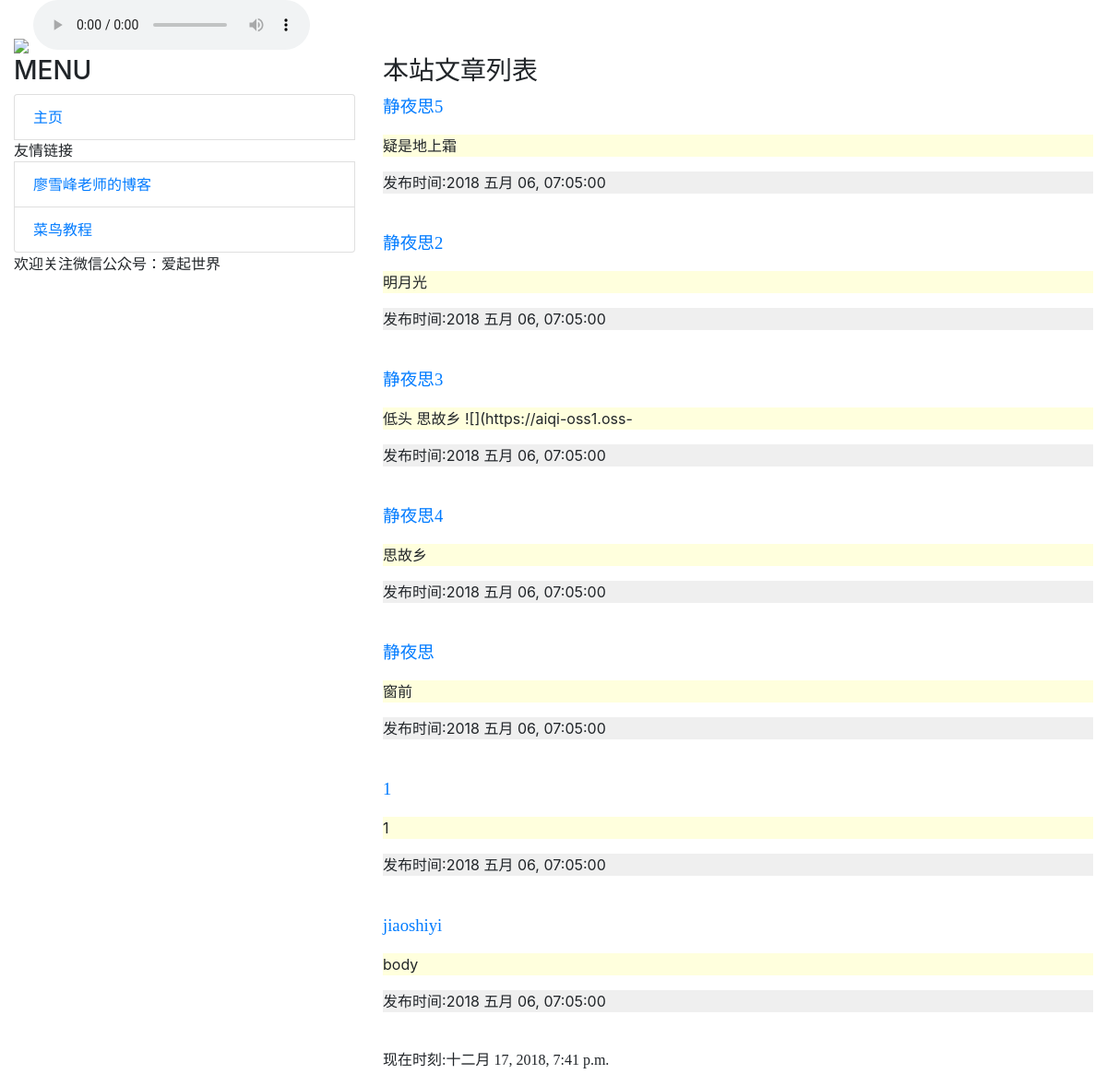
/, run on an earlier commit of the app's database.
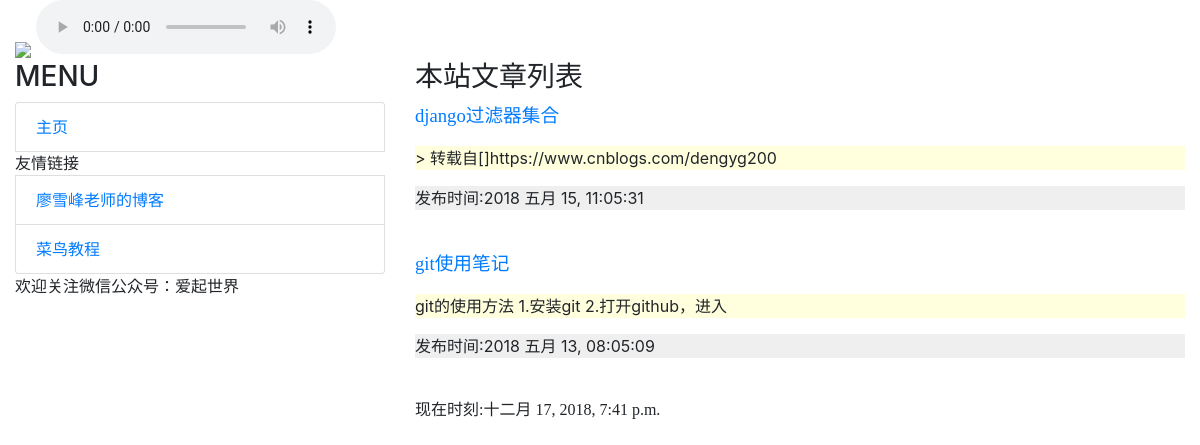
And on a later commit of the database.
### mainsite/models.py (models this page shows, shortened)
class Post(models.Model):
    title = models.CharField(max_length=200)
    author = models.CharField(max_length=200)
    body = models.TextField()
    pub_date = models.DateTimeField(default=timezone.now)
    class Meta:
        ordering = ('-pub_date',)

### mainsite/views.py (the view)
# urls.py: url(r'^$', homepage),
def homepage(request):
    template = get_template('index.html')
    posts = Post.objects.all()
    now = datetime.now()
    html = template.render(locals())
    return HttpResponse(html)

### templates/index.html (shortened to what this page needs)
{% extends 'base.html' %}
{% block headmessage %}
    <h3 style="font-family:楷体;">本站文章列表</h3>
{% endblock %}
{% block content %}
    {% for post in posts %}
        <div class="panel panel-default">
            <div class="panel-heading">
                <p style="font-family:微软雅黑;font-size:14pt;font-weight:blod;">
                    <a href="/post/{{post.author}}">{{post.title}}</a>
                </p>
            </div>
            <div class="panel-body" style="background-color:#ffffdd">
                <p>
                    {{ post.body | truncatechars:40 | cut:"#"}}
                </p>
            </div>
            <div class="panel-footer" style="background-color:#efefef">
                <p>
                    发布时间:{{ post.pub_date | date:'Y M d, h:m:s' }}
                </p>
            </div>
        </div>
        <br>
    {% endfor %}
{% endblock %}

### templates/base.html (shortened to what this page needs)
<!DOCTYPE html>
<html lang="en">
<head>
    <link rel="stylesheet"
          href="https://stackpath.bootstrapcdn.com/bootstrap/4.1.1/css/bootstrap.min.css"
>
</head>
<body>
    <div class="container-fluid">
        {% include 'header.html' %}
        <div class="row">
            <div class="col-sm-4 col-md-4">
                <div class="panel panel-default">
                    <div class="panel-heading">
                        <h3>
                            MENU
                        </h3>
                    </div>
                    <div class="panel-body">
                        <div class="list-group">
                            <a href="/" class="list-group-item">主页</a>
                            <a>友情链接</a>
                            <a href="https://www.liaoxuefeng.com/" class="list-group-item">廖雪峰老师的博客</a>
                            <a href="http://www.runoob.com/python3/python3-tutorial.html" class="list-group-item">菜鸟教程</a>
                            欢迎关注微信公众号：爱起世界
                        </div>
                    </div>
                </div>
            </div>
            <div class="col-sm-8 col-md-8">
                <div class="panel panel-default">
                    <div class="panel-heading">
                        {% block headmessage %}{% endblock %}
                    </div>
                    <div class="panel-body">
                        {% block content %} {% endblock %}
                    </div>
                    <div class="panel-footer">
                        {% include 'footer.html' %}
                    </div>
                </div>
            </div>
        </div>
    </div>
</body>
</html>

### templates/header.html
{% load staticfiles %}
<div class='well'>
	<a href="/admin"><img src="{% static 'images/nv.jpg' %}" width="20%" /></a>
	<audio controls loop="loop">
		<source src="{% static 'music/qunianxiatian.mp3' type="audio/mpeg" %}">
</div>

### templates/footer.html
{% block footer %}
    {% if now %}
    <P style="font-family:微软雅黑;">现在时刻:{{now}}</P>
    {% else %}
    <p style="font-family:微软雅黑;">本文版权归属王涛渊，转载请联系hdwangtaoyuan@qq.com</p>
    {% endif %}
{% endblock %}

What changed in the data, as far as the page shows it:
removed Post: title "静夜思5", body "疑是地上霜", pub_date "2018 五月 06, 07:05:00"
removed Post: title "静夜思2", body "明月光", pub_date "2018 五月 06, 07:05:00"
removed Post: title "静夜思3", body "低头 思故乡 ![](https://aiqi-oss1.oss-", pub_date "2018 五月 06, 07:05:00"
removed Post: title "静夜思4", body "思故乡", pub_date "2018 五月 06, 07:05:00"
removed Post: title "静夜思", body "窗前", pub_date "2018 五月 06, 07:05:00"
removed Post: title "1", body "1", pub_date "2018 五月 06, 07:05:00"
removed Post: title "jiaoshiyi", body "body", pub_date "2018 五月 06, 07:05:00"
added Post: title "django过滤器集合", body "> 转载自[]https://www.cnblogs.com/dengyg200", pub_date "2018 五月 15, 11:05:31"
added Post: title "git使用笔记", body "git的使用方法 1.安装git 2.打开github，进入", pub_date "2018 五月 13, 08:05:09"
